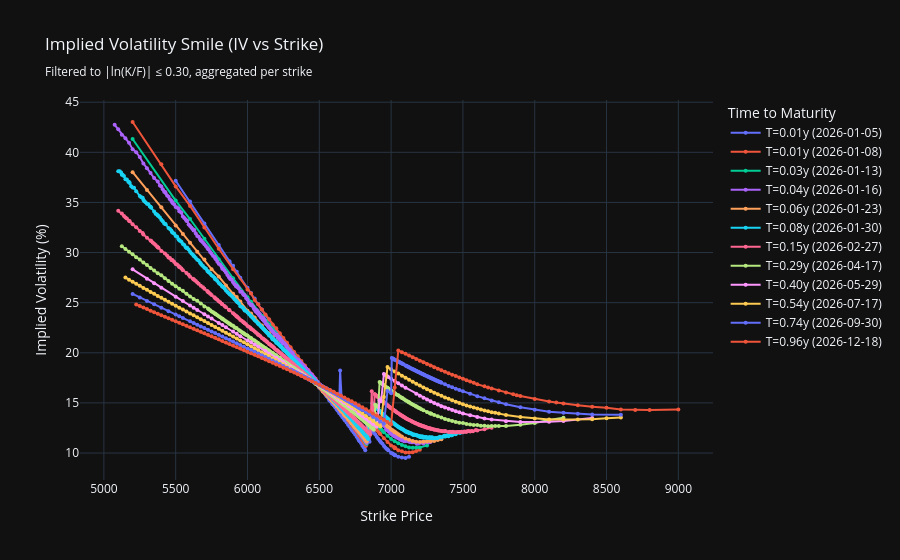

Notebook source saved alongside this figure:
### Code cell
# This will filter to reasonable strikes only
plot_smile(surface)
